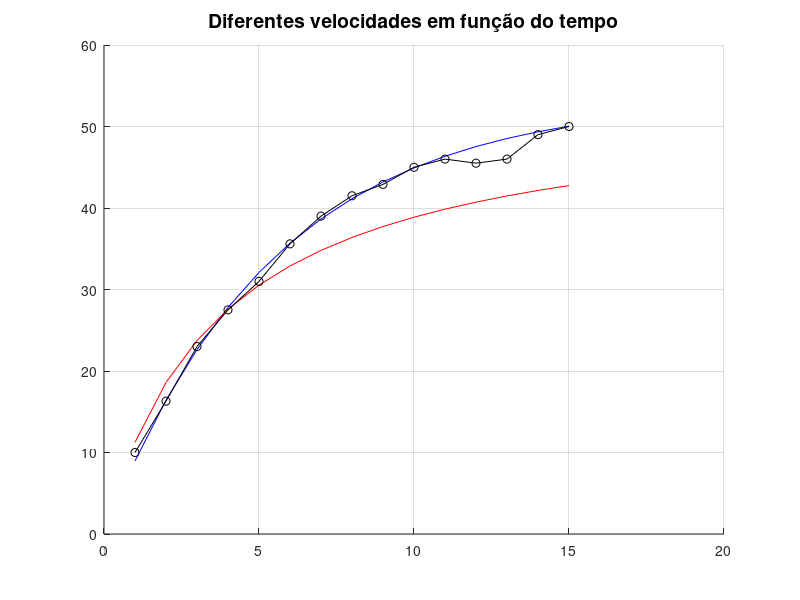
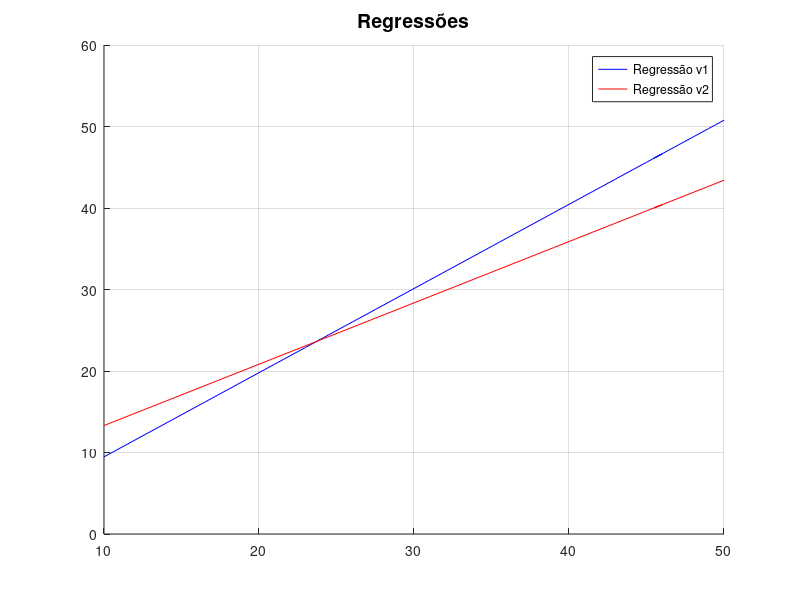

MATLAB code to generate these figures, in order:
% pontos
t = 1:15;
v = [10,16.3,23,27.5,31,35.6,39,41.5,42.9,45,46,45.5,46,49,50];

% constantes
g = 9.81
c = 12.5
m = 68.1
e = exp(1);

% equações
v1 = @(t) (g*m*(1-e^(-(c*t)/m)))/c; #EDO
v2 = @(t) (g*m*t)/(c*(3.75+t));     #Modelo


lista_v1 = [];
lista_v2 = [];
for ti = 1:length(t)
  lista_v1(ti) = (v1(ti));
  lista_v2(ti) = (v2(ti));
endfor


figure(1)
hold on
grid on
title('Diferentes velocidades em função do tempo','FontSize',14)
plot(t,lista_v1,'b-')
plot(t,lista_v2,'r-')
plot(t,v,'ko-')

hold off



xi = v;
yi = lista_v1;
n = length(xi);

a1 = (n*xi*yi' - sum(xi)*sum(yi)) / (n*sum(xi.^2) - (sum(xi))^2)
a0 = mean(yi) - a1*mean(xi)
reg1 = a0+a1*v;



xi = v;
yi = lista_v2;
n = length(xi);

b1 = (n*xi*yi' - sum(xi)*sum(yi)) / (n*sum(xi.^2) - (sum(xi))^2)
b0 = mean(yi) - b1*mean(xi)
reg2 = b0+b1*v;


figure(2)
hold on
grid on
title('Regressões','FontSize',14)
plot(v, reg1,'b-')
plot(v, reg2,'-r')
legend('Regressão v1','Regressão v2')

distancia = abs(1-a1)
distancia2 = abs(1-b1)
